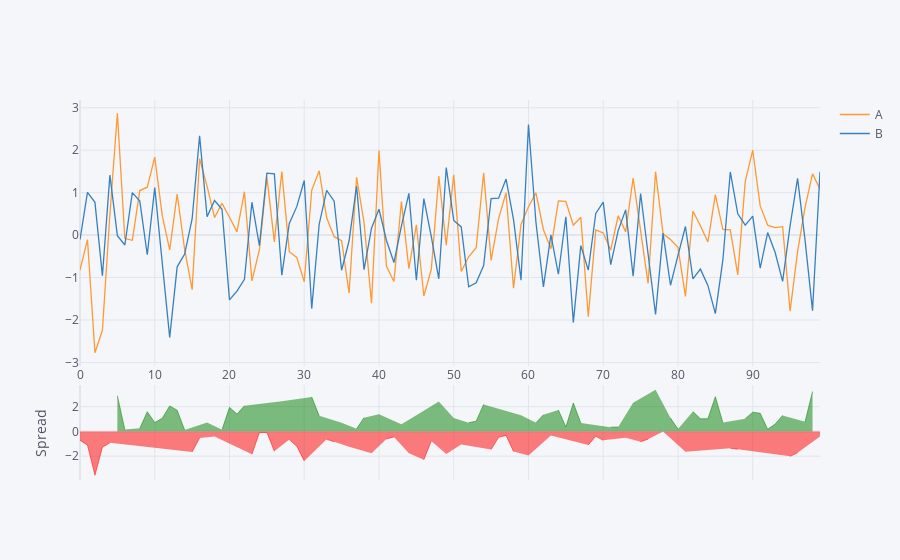

Notebook cell for this chart:
### Markdown cell above
## Spread

### Code cell
df[['A','B']].iplot(kind='spread')

### Figure 1 — Plotly figure (JSON) as saved in the notebook; plotly's stock layout.template omitted (floating-point values rounded to 4 significant figures)
{"data": [{"line": {"color": "rgba(255, 153, 51, 1.0)", "dash": "solid", "shape": "linear", "width": 1.3}, "mode": "lines", "name": "A", "text": "", "type": "scatter", "x": [0, 1, 2, 3, 4, 5, 6, 7, 8, 9, 10, 11, 12, 13, 14, 15, 16, 17, 18, 19, 20, 21, 22, 23, 24, 25, 26, 27, 28, 29, 30, 31, 32, 33, 34, 35, 36, 37, 38, 39, 40, 41, 42, 43, 44, 45, 46, 47, 48, 49, 50, 51, 52, 53, 54, 55, 56, 57, 58, 59, 60, 61, 62, 63, 64, 65, 66, 67, 68, 69, 70, 71, 72, 73, 74, 75, 76, 77, 78, 79, 80, 81, 82, 83, 84, 85, 86, 87, 88, 89, 90, 91, 92, 93, 94, 95, 96, 97, 98, 99], "y": [-0.8225, -0.1047, -2.77, -2.242, 0.4902, 2.869, -0.08034, -0.1212, 1.05, 1.128, 1.838, 0.4645, -0.3487, 0.9665, -0.3384, -1.285, 1.799, 1.155, 0.4135, 0.7476, 0.4202, 0.07722, 1.022, -1.077, -0.3498, 1.373, -0.1583, 1.495, -0.3899, -0.5243, -1.097, 1.055, 1.515, 0.4089, -0.03669, -0.1307, -1.364, 1.364, 0.3014, -1.605, 1.994, -0.7344, -1.091, 0.7899, -0.7888, 0.2442, -1.434, -0.8052, 1.388, -0.2368, 1.42, -0.8584, -0.5095, -0.2972, 1.467, -0.5961, 0.3897, 0.9969, -1.252, 0.2518, 0.6679, 0.9968, 0.1275, -0.3187, 0.8059, 0.793, 0.2346, 0.4218, -1.921, 0.1219, 0.05176, -0.3498, 0.4561, 0.07618, 1.34, 0.1439, -1.139, 1.494, 0.02988, -0.1041, -0.2877, -1.442, 0.5683, 0.2195, -0.1622, 0.9521, 0.1323, 0.1212, -0.9367, 1.264, 1.999, 0.6873, 0.2349, 0.178, 0.2003, -1.79, -0.3883, 0.6518, 1.443, 1.085]}, {"line": {"color": "rgba(55, 128, 191, 1.0)", "dash": "solid", "shape": "linear", "width": 1.3}, "mode": "lines", "name": "B", "text": "", "type": "scatter", "x": [0, 1, 2, 3, 4, 5, 6, 7, 8, 9, 10, 11, 12, 13, 14, 15, 16, 17, 18, 19, 20, 21, 22, 23, 24, 25, 26, 27, 28, 29, 30, 31, 32, 33, 34, 35, 36, 37, 38, 39, 40, 41, 42, 43, 44, 45, 46, 47, 48, 49, 50, 51, 52, 53, 54, 55, 56, 57, 58, 59, 60, 61, 62, 63, 64, 65, 66, 67, 68, 69, 70, 71, 72, 73, 74, 75, 76, 77, 78, 79, 80, 81, 82, 83, 84, 85, 86, 87, 88, 89, 90, 91, 92, 93, 94, 95, 96, 97, 98, 99], "y": [-0.1052, 1.005, 0.7711, -0.9585, 1.414, -0.012, -0.2332, 0.9995, 0.801, -0.4623, 1.118, -0.59, -2.407, -0.7467, -0.4474, 0.3805, 2.337, 0.4339, 0.8153, 0.609, -1.526, -1.321, -1.043, 0.7749, -0.2494, 1.458, 1.44, -0.9441, 0.2733, 0.6707, 1.285, -1.73, 0.2564, 1.051, 0.7991, -0.8273, -0.133, 1.152, -0.8117, 0.1625, 0.612, -0.1262, -0.6454, 0.2123, 0.9829, -1.064, 0.8607, -0.03837, -1.029, 1.593, 0.3451, 0.1938, -1.217, -1.122, -0.7155, 0.8619, 0.871, 1.321, 0.3657, -1.061, 2.605, 0.2979, -1.218, 0.005947, -0.9217, 0.4325, -2.06, -0.2478, -0.8258, 0.5105, 0.7757, -0.6949, 0.1053, 0.595, -0.9684, 0.9806, -0.5151, -1.87, 0.04571, -1.181, -0.4792, 0.2021, -1.03, -0.8007, -1.185, -1.85, -0.5969, 1.487, 0.5011, 0.2331, 0.4466, -0.7773, 0.05909, -0.4113, -1.091, 0.2215, 1.335, -0.1191, -1.78, 1.495]}, {"connectgaps": false, "fill": "tozeroy", "line": {"color": "green", "dash": "solid", "shape": "linear", "width": 0.5}, "mode": "lines", "name": "Spread", "showlegend": false, "type": "scatter", "x": [0, 1, 2, 3, 4, 5, 6, 7, 8, 9, 10, 11, 12, 13, 14, 15, 16, 17, 18, 19, 20, 21, 22, 23, 24, 25, 26, 27, 28, 29, 30, 31, 32, 33, 34, 35, 36, 37, 38, 39, 40, 41, 42, 43, 44, 45, 46, 47, 48, 49, 50, 51, 52, 53, 54, 55, 56, 57, 58, 59, 60, 61, 62, 63, 64, 65, 66, 67, 68, 69, 70, 71, 72, 73, 74, 75, 76, 77, 78, 79, 80, 81, 82, 83, 84, 85, 86, 87, 88, 89, 90, 91, 92, 93, 94, 95, 96, 97, 98, 99], "xaxis": "x2", "y": ["", "", "", "", "", 2.881, 0.1529, "", 0.2489, 1.591, 0.7196, 1.055, 2.059, 1.713, 0.109, "", "", 0.7214, "", 0.1386, 1.947, 1.398, 2.065, "", "", "", "", 2.439, "", "", "", 2.785, 1.258, "", "", 0.6967, "", 0.2124, 1.113, "", 1.382, "", "", 0.5777, "", 1.308, "", "", 2.417, "", 1.075, "", 0.7077, 0.8249, 2.182, "", "", "", "", 1.313, "", 0.6989, 1.346, "", 1.728, 0.3605, 2.295, 0.6696, "", "", "", 0.3451, 0.3508, "", 2.309, "", "", 3.364, "", 1.077, 0.1915, "", 1.598, 1.02, 1.023, 2.802, 0.7292, "", "", 1.031, 1.552, 1.465, 0.1758, 0.5893, 1.291, "", "", 0.7709, 3.223, ""], "yaxis": "y2"}, {"connectgaps": false, "fill": "tozeroy", "line": {"color": "red", "dash": "solid", "shape": "linear", "width": 0.5}, "mode": "lines", "name": "Spread", "showlegend": false, "type": "scatter", "x": [0, 1, 2, 3, 4, 5, 6, 7, 8, 9, 10, 11, 12, 13, 14, 15, 16, 17, 18, 19, 20, 21, 22, 23, 24, 25, 26, 27, 28, 29, 30, 31, 32, 33, 34, 35, 36, 37, 38, 39, 40, 41, 42, 43, 44, 45, 46, 47, 48, 49, 50, 51, 52, 53, 54, 55, 56, 57, 58, 59, 60, 61, 62, 63, 64, 65, 66, 67, 68, 69, 70, 71, 72, 73, 74, 75, 76, 77, 78, 79, 80, 81, 82, 83, 84, 85, 86, 87, 88, 89, 90, 91, 92, 93, 94, 95, 96, 97, 98, 99], "xaxis": "x2", "y": [-0.7173, -1.11, -3.541, -1.284, -0.9236, "", "", -1.121, "", "", "", "", "", "", "", -1.665, -0.5383, "", -0.4018, "", "", "", "", -1.852, -0.1004, -0.08475, -1.599, "", -0.6632, -1.195, -2.382, "", "", -0.6423, -0.8358, "", -1.231, "", "", -1.767, "", -0.6082, -0.4455, "", -1.772, "", -2.294, -0.7668, "", -1.829, "", -1.052, "", "", "", -1.458, -0.4813, -0.3246, -1.618, "", -1.937, "", "", -0.3246, "", "", "", "", -1.095, -0.3885, -0.7239, "", "", -0.5189, "", -0.8367, -0.6236, "", -0.01582, "", "", -1.644, "", "", "", "", "", -1.366, -1.438, "", "", "", "", "", "", -2.011, -1.723, "", "", -0.409], "yaxis": "y2"}], "layout": {"hovermode": "x", "legend": {"bgcolor": "#F5F6F9", "font": {"color": "#4D5663"}}, "paper_bgcolor": "#F5F6F9", "plot_bgcolor": "#F5F6F9", "title": {"font": {"color": "#4D5663"}}, "xaxis": {"gridcolor": "#E1E5ED", "showgrid": true, "tickfont": {"color": "#4D5663"}, "title": {"font": {"color": "#4D5663"}, "text": ""}, "zerolinecolor": "#E1E5ED"}, "xaxis2": {"anchor": "y2", "gridcolor": "#E1E5ED", "showgrid": true, "showticklabels": false, "tickfont": {"color": "#4D5663"}, "title": {"font": {"color": "#4D5663"}, "text": ""}, "zerolinecolor": "#E1E5ED"}, "yaxis": {"domain": [0.3, 1], "gridcolor": "#E1E5ED", "showgrid": true, "tickfont": {"color": "#4D5663"}, "title": {"font": {"color": "#4D5663"}, "text": ""}, "zerolinecolor": "#E1E5ED"}, "yaxis2": {"domain": [0, 0.25], "gridcolor": "#E1E5ED", "showgrid": true, "tickfont": {"color": "#4D5663"}, "title": {"font": {"color": "#4D5663"}, "text": "Spread"}, "zerolinecolor": "#E1E5ED"}}}
